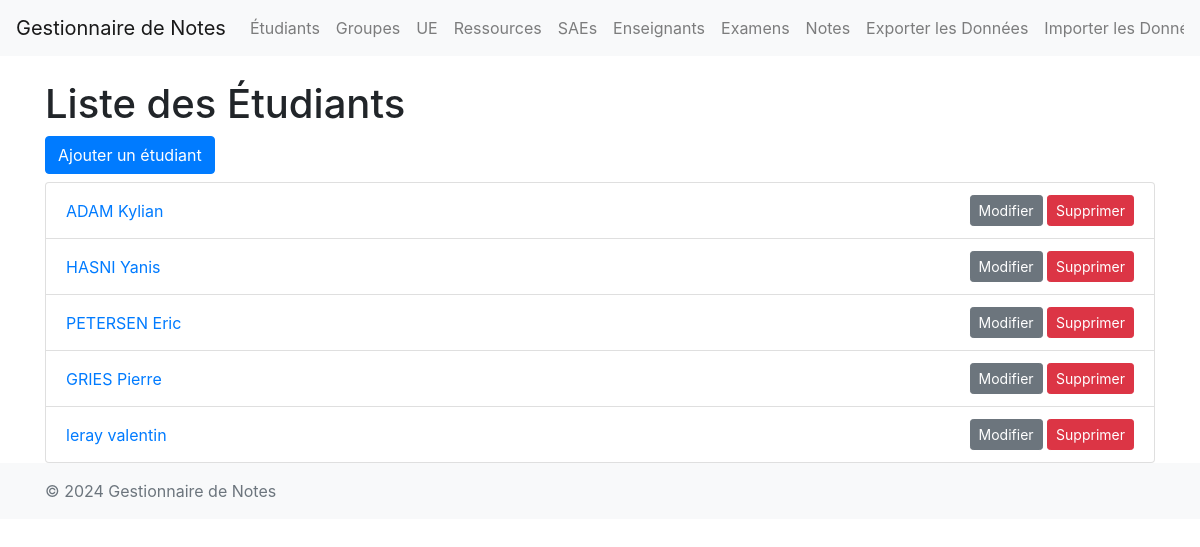
Page /etudiants/ on the earlier database version.
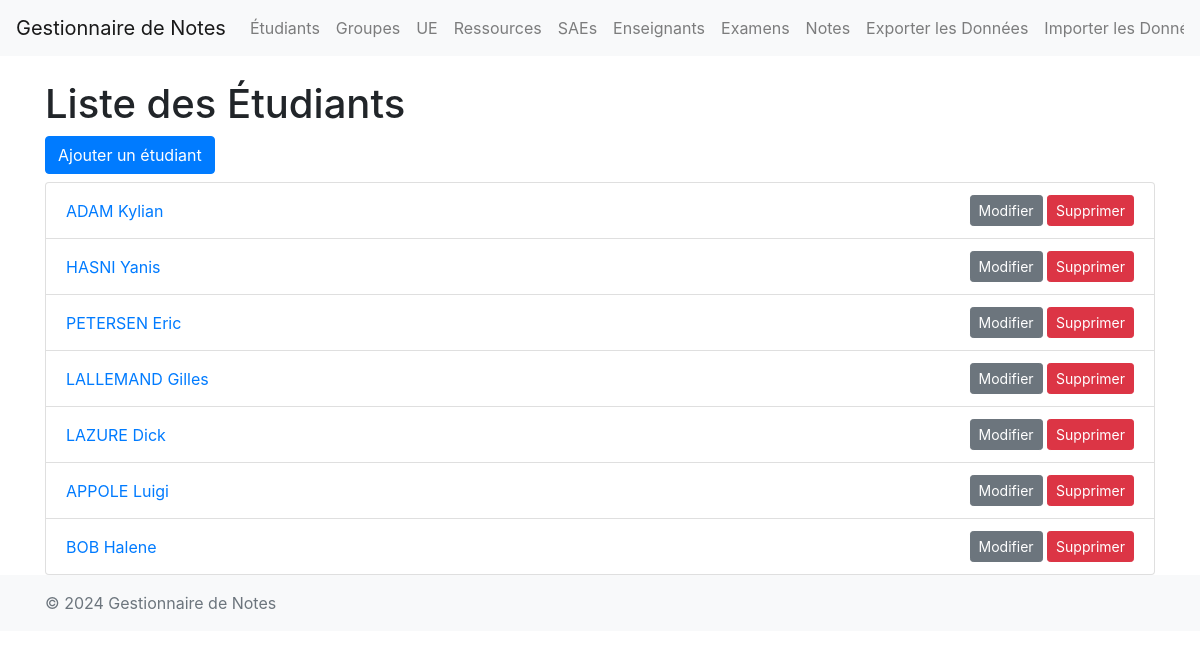
Same page on the later database version.
### main/models.py (models this page shows, shortened)
class Etudiant(models.Model):
    numero_etudiant = models.CharField(max_length=8)
    nom = models.CharField(max_length=100)
    prenom = models.CharField(max_length=100)
    groupe = models.ForeignKey(Groupe, on_delete=models.CASCADE, null=True)
    photo = models.ImageField(upload_to='photos/', null=True, blank=True)
    email = models.EmailField()

### main/views.py (the view)
# urls.py: path('etudiants/', views.etudiant_list, name='etudiant_list'),
def etudiant_list(request):
    etudiants = Etudiant.objects.all()
    return render(request, 'main/etudiant_list.html', {'etudiants': etudiants})

### main/templates/main/etudiant_list.html (shortened to what this page needs)
{% extends "main/base.html" %}
{% block content %}
    <h1>Liste des Étudiants</h1>
    <a href="{% url 'etudiant_create' %}" class="btn btn-primary mb-2">Ajouter un étudiant</a>
    <ul class="list-group">
        {% for etudiant in etudiants %}
            <li class="list-group-item d-flex justify-content-between align-items-center">
                <a href="{% url 'etudiant_detail' etudiant.pk %}">{{ etudiant.nom }} {{ etudiant.prenom }}</a>
                <div>
                    <a href="{% url 'etudiant_update' etudiant.pk %}" class="btn btn-secondary btn-sm">Modifier</a>
                    <a href="{% url 'etudiant_delete' etudiant.pk %}" class="btn btn-danger btn-sm">Supprimer</a>
                </div>
            </li>
        {% endfor %}
    </ul>
{% endblock %}

Differences in the rows shown:
changed Etudiant: nom "GRIES" → "LALLEMAND"; prenom "Pierre" → "Gilles"
changed Etudiant: nom "leray" → "LAZURE"; prenom "valentin" → "Dick"
added Etudiant: nom "APPOLE", prenom "Luigi"
added Etudiant: nom "BOB", prenom "Halene"
